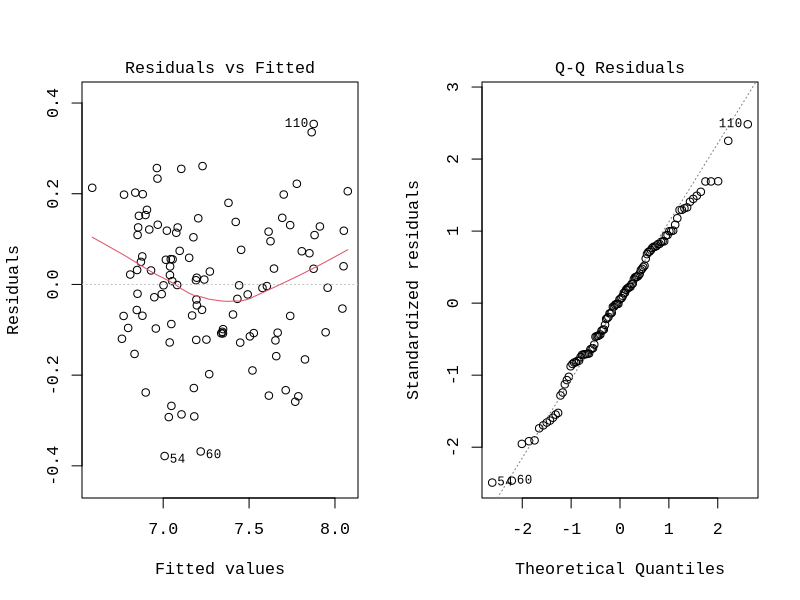
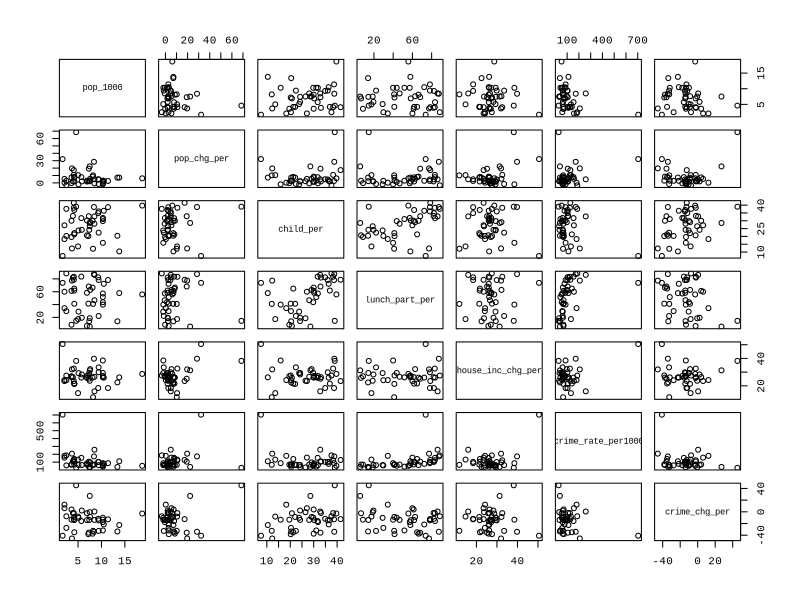
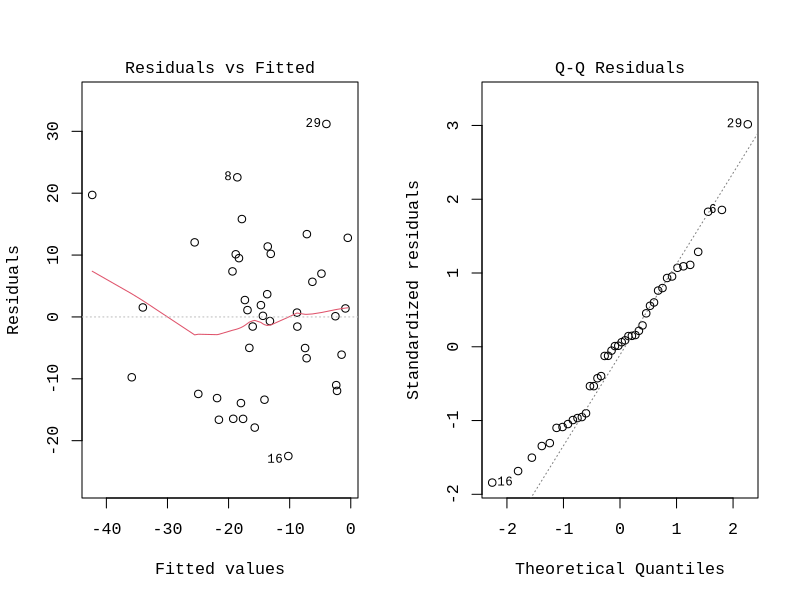

Generate these figures, in order, with R:
#A1 data prep code taken from Portal

## Data prep ##
nfl.raw <- read.csv("NFLdraft.csv", head= T, strip.white= T , stringsAsFactors = F)
# head(nfl.raw)
# tail(nfl.raw)
# str(nfl.raw)

nfl.raw$Pos[nfl.raw$Pos == "LS"] <- "C"

nfl <- within(nfl.raw, {
  Pos <- factor(Pos)
  PosGroup <- factor(ifelse(Pos %in% c("C", "DE", "DT", "OG", "OT", "TE"), "Linemen", 
                            ifelse(Pos %in% c("CB", "WR", "FS"), "Small Backs", "Big Backs")))
  
  ProTeam <- factor(matrix(unlist(strsplit(Drafted, " / ")), ncol= 4, byrow = T)[,1])
  Round   <- factor(matrix(unlist(strsplit(Drafted, " / ")), ncol= 4, byrow = T)[,2])
  Overall <- factor(matrix(unlist(strsplit(Drafted, " / ")), ncol= 4, byrow = T)[,3])
  Year    <- factor(matrix(unlist(strsplit(Drafted, " / ")), ncol= 4, byrow = T)[,4])
  
  Overall <- as.numeric(gsub("[^0-9]", "", Overall))
  
  HtFt <- as.numeric(sub("-.*", "", Ht))
  HtIn <- as.numeric(sub("*.-", "", Ht))
  Ht   <- 12*HtFt + HtIn
})
#nfl <- subset(nfl, select= -c(Link, Drafted, Year, HtFt, HtIn)) # Remove unused columns
head(nfl) # Check
str(nfl)
View(nfl)

#storing the original data frame in another variable for later use
origdf <- nfl

### Part A ###
#1. Removing all NAs
nfl <- nfl[!is.na(nfl$Vertical),]
nfl <- nfl[!is.na(nfl$Bench),]
nfl <- nfl[!is.na(nfl$Broad),]
nfl <- nfl[!is.na(nfl$Cone3),]
nfl <- nfl[!is.na(nfl$Shuttle),]
View(nfl)

par(family="Courier New")
#1. Fitting MLR model
fitFull <- lm(nfl$Cone3 ~ nfl$Ht + nfl$Wt + nfl$Yd40 + nfl$Vertical + nfl$Bench + nfl$Broad + nfl$Shuttle)
par(mfrow=c(1,2))
plot(fitFull,1); plot(fitFull, 2)

par(mfrow=c(1,1))

#2. 
summary(fitFull)
#Removing height
fitRed1 <- lm(nfl$Cone3 ~ nfl$Wt + nfl$Yd40 + nfl$Vertical + nfl$Bench + nfl$Broad + nfl$Shuttle)
summary(fitRed1)
#Removing bench press
fitRed2 <- lm(nfl$Cone3 ~ nfl$Wt + nfl$Yd40 + nfl$Vertical + nfl$Broad + nfl$Shuttle)
summary(fitRed2)
#Removing broad jump
fitRed3 <- lm(nfl$Cone3 ~ nfl$Wt + nfl$Yd40 + nfl$Vertical + nfl$Shuttle)
summary(fitRed3)
#Removing vertical 
fitRed4 <- lm(nfl$Cone3 ~ nfl$Wt + nfl$Yd40+ nfl$Shuttle)
summary(fitRed4)
#Removing weight
fitRed5 <- lm(nfl$Cone3 ~ nfl$Yd40+ nfl$Shuttle)
summary(fitRed5)
#fitRed5 is our reduced model

#3. Partial F-test
anova(fitRed5, fitFull)

#4.
anova(fitRed5)
anova(fitFull)

#5.
fitReduced <- lm(origdf$Cone3 ~ origdf$Yd40 + origdf$Shuttle)
summary(fitReduced)
#Adding broad jump
fitReduced1 <- lm(origdf$Cone3 ~ origdf$Broad + origdf$Yd40 + origdf$Shuttle)
summary(fitReduced1)
#Adding Bench Press
fitReduced2 <- lm(origdf$Cone3 ~ origdf$Bench + origdf$Yd40 + origdf$Shuttle)
summary(fitReduced2)
#Adding Vertical
fitReduced3 <- lm(origdf$Cone3 ~ origdf$Vertical + origdf$Yd40 + origdf$Shuttle)
summary(fitReduced3)
#Adding Wt
fitReduced4 <- lm(origdf$Cone3 ~ origdf$Wt + origdf$Yd40 + origdf$Shuttle)
summary(fitReduced4)
#all the predictors are significant
#Adding Ht
fitReduced5 <- lm(origdf$Cone3 ~ origdf$Ht + origdf$Yd40 + origdf$Shuttle)
summary(fitReduced5)


### PART B ###
#Reading in the Denver file
denver <- read.csv("Denver.csv", head= T, strip.white= T , stringsAsFactors = F)
head(denver)
tail(denver)
str(denver)
View(denver)

#1. Pairwise scatterplot matrix for all variables
pairs(denver)
a <- which(denver$pop_chg_per == max(denver$pop_chg_per))
b <- which(denver$crime_rate_per1000 == max(denver$crime_rate_per1000))
denver <- denver[-a, ]
denver <- denver[-b, ]
View(denver)

#2. Correlation matrix rounded to 3 dp
round(cor(denver), 3)

#3. Fitting an MLR model with crime rate change as response and the other six as predictor variables
fit.full <- lm(crime_chg_per ~ pop_1000 + pop_chg_per + child_per + lunch_part_per + house_inc_chg_per + crime_rate_per1000, data=denver)

install.packages("car")
library(car)

vifs <- vif(fit.full)
vifs
vifs[7] = NA
tab <- coefficients(summary(fit.full))
cbind(tab, vifs)

#4. Diagnostic plots
par(mfrow=c(1,2))
plot(fit.full,1); plot(fit.full, 2)
par(mfrow=c(1,1))

#5. Reducing the model
summary(fit.full)
#Removing pop_1000, pop_chg_per and house_inc_chg_per
fit.red <- lm(crime_chg_per ~ child_per + lunch_part_per + crime_rate_per1000, data=denver)
anova(fit.red, fit.full)
summary(fit.red)

#7. Fitting an interaction model and comparing it with the reduced model from 5
fit.int <- lm(crime_chg_per ~ child_per*lunch_part_per*crime_rate_per1000, data=denver)
anova(fit.red, fit.int)

#8. Predicting the change in crime rate for a community with population = 7, children = 25%, lunch program = 55%
crime <- mean(denver$crime_rate_per1000)
newData <- data.frame(child_per = 25, lunch_part_per = 55, crime_rate_per1000 = crime)
predict(fit.int, newData, interval="prediction") # PI


